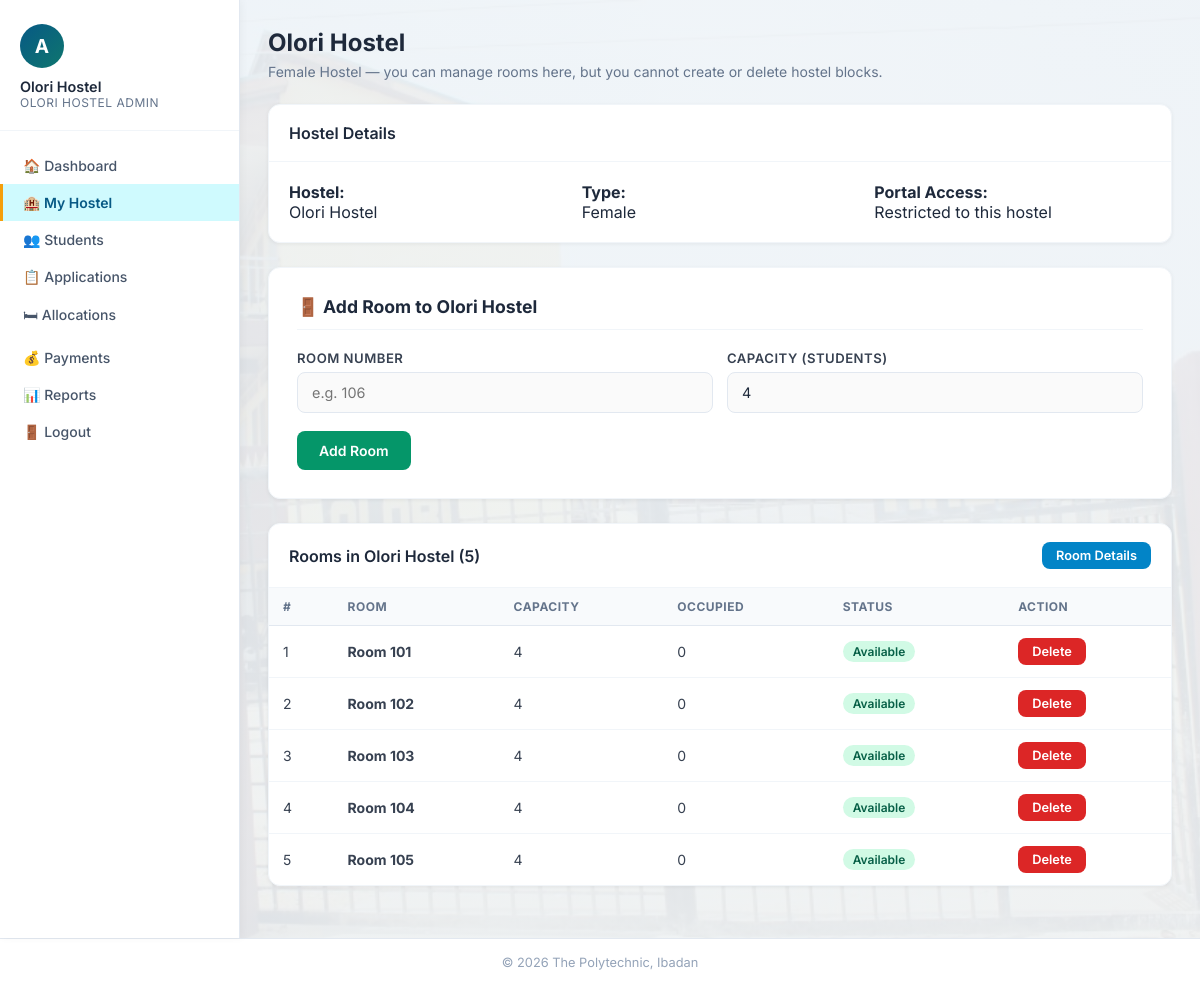
Screenshot of /admin/hostels.php (signed in) with the database file from the repository.
### tables this page shows
CREATE TABLE hostels (
    hostel_id INT AUTO_INCREMENT PRIMARY KEY,
    hostel_name VARCHAR(150) NOT NULL UNIQUE,
    hostel_type ENUM('Male','Female') NOT NULL,
    total_rooms INT NOT NULL DEFAULT 0,
    created_at DATETIME DEFAULT CURRENT_TIMESTAMP
);

CREATE TABLE rooms (
    room_id INT AUTO_INCREMENT PRIMARY KEY,
    hostel_id INT NOT NULL,
    room_number VARCHAR(50) NOT NULL,
    capacity INT NOT NULL DEFAULT 4,
    occupied INT NOT NULL DEFAULT 0,
    status ENUM('Available','Full') NOT NULL DEFAULT 'Available',
    UNIQUE KEY uq_hostel_room (hostel_id, room_number),
    FOREIGN KEY (hostel_id) REFERENCES hostels(hostel_id) ON DELETE CASCADE
);

### includes/admin_auth.php (called while the page is built, shortened)
<?php
$admin_hostel_id = (int) $_SESSION['admin_hostel_id'];
function current_admin_hostel(PDO $pdo): array {
    global $admin_hostel_id;
    $stmt = $pdo->prepare('SELECT hostel_id, hostel_name, hostel_type, total_rooms FROM hostels WHERE hostel_id = ?');
    $stmt->execute([$admin_hostel_id]);
    $hostel = $stmt->fetch();
    return $hostel;
}

### admin/hostels.php (the view, shortened to what this page needs)
<?php
require_once '../includes/admin_auth.php';
$hostel = current_admin_hostel($pdo);
$hostel_id = $admin_hostel_id;
$roomsStmt = $pdo->prepare("SELECT r.*, COUNT(a.allocation_id) AS active_allocations
    FROM rooms r
    LEFT JOIN allocations a ON a.room_id=r.room_id AND a.status='Active'
    WHERE r.hostel_id=?
    GROUP BY r.room_id
    ORDER BY r.room_number");
$roomsStmt->execute([$hostel_id]);
$rooms = $roomsStmt->fetchAll();
?>
<!DOCTYPE html>
<html lang="en">
<head>
<link rel="stylesheet" href="../css/style.css?v=7">
</head>
<body>
<div class="wrapper admin-layout">
<aside class="sidebar">
    <div class="user-info">
        <div class="avatar">A</div>
        <div class="name"><?= htmlspecialchars($_SESSION['admin_name']) ?></div>
        <div class="role"><?= htmlspecialchars($hostel['hostel_name']) ?> Admin</div>
    </div>
    <nav class="sidebar-nav">
        <a href="dashboard.php">🏠 Dashboard</a>
        <a href="hostels.php" class="active">🏨 My Hostel</a>
        <a href="students.php">👥 Students</a>
        <a href="applications.php">📋 Applications</a>
        <a href="allocations.php">🛏 Allocations</a>
        <a href="payments.php">💰 Payments</a>
        <a href="reports.php">📊 Reports</a>
        <a href="logout.php">🚪 Logout</a>
    </nav>
</aside>
<main class="main">
    <div class="page-title"><?= htmlspecialchars($hostel['hostel_name']) ?></div>
    <div class="page-subtitle"><?= htmlspecialchars($hostel['hostel_type']) ?> Hostel — you can manage rooms here, but you cannot create or delete hostel blocks.</div>
    <div class="card" style="margin-bottom:24px;">
        <div class="card-header"><h3>Hostel Details</h3></div>
        <div style="padding:20px;display:grid;grid-template-columns:repeat(3,1fr);gap:16px;">
            <div><strong>Hostel:</strong><br><?= htmlspecialchars($hostel['hostel_name']) ?></div>
            <div><strong>Type:</strong><br><?= htmlspecialchars($hostel['hostel_type']) ?></div>
            <div><strong>Portal Access:</strong><br>Restricted to this hostel</div>
        </div>
    </div>
    <div class="form-card" style="max-width:100%;margin-bottom:24px;">
        <h3>🚪 Add Room to <?= htmlspecialchars($hostel['hostel_name']) ?></h3>
        <form method="POST">
            <div class="form-row">
                <div class="form-group">
                    <label>Room Number</label>
                    <input type="text" name="room_number" placeholder="e.g. 106" required maxlength="50">
                </div>
                <div class="form-group">
                    <label>Capacity (Students)</label>
                    <input type="number" name="capacity" min="1" max="10" value="4" required>
                </div>
            </div>
            <button type="submit" name="add_room" class="btn btn-success">Add Room</button>
        </form>
    </div>
    <div class="card">
        <div class="card-header">
            <h3>Rooms in <?= htmlspecialchars($hostel['hostel_name']) ?> (<?= count($rooms) ?>)</h3>
            <a href="rooms.php" class="btn btn-info btn-sm">Room Details</a>
        </div>
        <div class="table-wrap">
            <?php if (!$rooms): ?>
                <div class="empty-state"><span class="empty-icon">🚪</span><p>No rooms have been added yet.</p></div>
            <?php else: ?>
            <table>
                <thead><tr><th>#</th><th>Room</th><th>Capacity</th><th>Occupied</th><th>Status</th><th>Action</th></tr></thead>
                <tbody>
                <?php foreach ($rooms as $i => $room): ?>
                <tr>
                    <td><?= $i + 1 ?></td>
                    <td><strong>Room <?= htmlspecialchars($room['room_number']) ?></strong></td>
                    <td><?= (int)$room['capacity'] ?></td>
                    <td><?= (int)$room['occupied'] ?></td>
                    <td><span class="badge <?= $room['status']==='Available' ? 'badge-success' : 'badge-danger' ?>"><?= htmlspecialchars($room['status']) ?></span></td>
                    <td>
                        <?php if ((int)$room['occupied'] === 0): ?>
                            <a href="?delete_room=<?= (int)$room['room_id'] ?>" class="btn btn-danger btn-sm" onclick="return confirm('Delete this room?')">Delete</a>
                        <?php else: ?>
                            <span style="color:#94a3b8;font-size:.8rem;">Occupied</span>
                        <?php endif; ?>
                    </td>
                </tr>
                <?php endforeach; ?>
                </tbody>
            </table>
            <?php endif; ?>
        </div>
    </div>
</main>
</div>
<div class="footer">&copy; <?= date('Y') ?> The Polytechnic, Ibadan</div>
</body>
</html>

### css/style.css (style rules this page uses)
* { margin: 0; padding: 0; box-sizing: border-box; }
body { font-family: 'Inter', sans-serif; background-image: linear-gradient(rgba(240,244,248,0.93), rgba(240,244,248,0.93)), url('../assets/olorihostel.jpg'); background-position: center; background-size: cover; background-attachment: fixed; color: #1e293b; min-height: 100vh; }
.form-group { margin-bottom: 18px; }
.form-group label { display: block; font-size: 0.82rem; font-weight: 600; color: #374151; margin-bottom: 6px; text-transform: uppercase; letter-spacing: 0.5px; }
.form-group input, .form-group select, .form-group textarea { width: 100%; padding: 11px 14px; border: 1.5px solid #e2e8f0; border-radius: 8px; font-size: 0.9rem; font-family: 'Inter', sans-serif; color: #1e293b; transition: border-color 0.2s, box-shadow 0.2s; background: #fafafa; }
.form-row { display: grid; grid-template-columns: 1fr 1fr; gap: 14px; }
.btn { display: inline-flex; align-items: center; justify-content: center; gap: 7px; padding: 11px 22px; border-radius: 8px; font-size: 0.875rem; font-weight: 600; font-family: 'Inter', sans-serif; cursor: pointer; border: none; transition: all 0.2s; text-decoration: none; }
.btn-success { background: #059669; color: white; }
.btn-danger { background: #dc2626; color: white; }
.btn-info { background: #0284c7; color: white; }
.btn-sm { padding: 6px 14px; font-size: 0.8rem; }
.wrapper { display: flex; min-height: calc(100vh - 64px); }
.sidebar { width: 240px; background: white; border-right: 1px solid #e2e8f0; padding: 24px 0; flex-shrink: 0; box-shadow: 2px 0 8px rgba(0,0,0,0.04); }
.sidebar .user-info { padding: 0 20px 20px; border-bottom: 1px solid #f1f5f9; margin-bottom: 16px; }
.sidebar .user-info .avatar { width: 44px; height: 44px; background: linear-gradient(135deg, #075985 0%, #0f766e 100%); border-radius: 50%; display: flex; align-items: center; justify-content: center; color: white; font-size: 1.2rem; font-weight: 700; margin-bottom: 10px; }
.sidebar .user-info .name { font-size: 0.9rem; font-weight: 600; color: #1e293b; }
.sidebar .user-info .role { font-size: 0.75rem; color: #64748b; text-transform: uppercase; letter-spacing: 0.5px; }
.sidebar-nav a { display: flex; align-items: center; gap: 10px; padding: 10px 20px; color: #475569; text-decoration: none; font-size: 0.875rem; font-weight: 500; transition: all 0.2s; border-left: 3px solid transparent; }
.sidebar-nav a.active { background: #cffafe; color: #075985; border-left-color: #f59e0b; font-weight: 600; }
.main { flex: 1; padding: 28px; overflow-x: hidden; }
.page-title { font-size: 1.5rem; font-weight: 700; color: #1e293b; margin-bottom: 6px; }
.page-subtitle { font-size: 0.875rem; color: #64748b; margin-bottom: 24px; }
.card { background: white; border-radius: 12px; box-shadow: 0 1px 4px rgba(0,0,0,0.06); border: 1px solid #f1f5f9; overflow: hidden; margin-bottom: 24px; }
.card-header { padding: 18px 20px; border-bottom: 1px solid #f1f5f9; display: flex; align-items: center; justify-content: space-between; }
.card-header h3 { font-size: 1rem; font-weight: 600; color: #1e293b; }
.table-wrap { overflow-x: auto; }
table { width: 100%; border-collapse: collapse; font-size: 0.875rem; }
thead th { background: #f8fafc; padding: 11px 14px; text-align: left; font-size: 0.75rem; font-weight: 700; color: #64748b; text-transform: uppercase; letter-spacing: 0.5px; border-bottom: 1px solid #e2e8f0; }
tbody td { padding: 12px 14px; border-bottom: 1px solid #f1f5f9; color: #374151; vertical-align: middle; }
tbody tr:last-child td { border-bottom: none; }
.badge { display: inline-block; padding: 3px 10px; border-radius: 20px; font-size: 0.75rem; font-weight: 600; }
.badge-success { background: #d1fae5; color: #065f46; }
.form-card { background: white; border-radius: 12px; padding: 28px; box-shadow: 0 1px 4px rgba(0,0,0,0.06); border: 1px solid #f1f5f9; max-width: 600px; }
.form-card h3 { font-size: 1.1rem; font-weight: 700; color: #1e293b; margin-bottom: 20px; padding-bottom: 12px; border-bottom: 1px solid #f1f5f9; }
.footer { background: white; border-top: 1px solid #e2e8f0; padding: 16px 28px; text-align: center; font-size: 0.8rem; color: #94a3b8; }
.wrapper.admin-layout { min-height: 100vh; }

### rows the page displays
hostels: hostel_name "OLORI HOSTEL", hostel_name "Olori Hostel", hostel_type "Female"
rooms: room_number "101", capacity "4", occupied "0", status "Available"
rooms: room_number "102", capacity "4", occupied "0", status "Available"
rooms: room_number "103", capacity "4", occupied "0", status "Available"
rooms: room_number "104", capacity "4", occupied "0", status "Available"
rooms: room_number "105", capacity "4", occupied "0", status "Available"

### other values shown
$_SESSION['admin_name'] "Olori Hostel"
count($rooms) "5"
